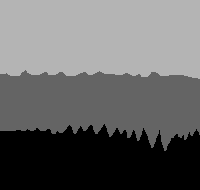
%> input picture Im2mesh_Octave/Transition.tif, 200 x 190 px
$ octave demo07.m   (GNU Octave 9; MATLAB toolbox functions it lacks are replaced by stand-ins)
%> lines starting %> are read from the running program, lines starting %| are printed output that depends on the picture; in (x1, y1, x2, y2) boxes, pixels count from 0 and x2, y2 are one past the last pixel; in counts of white or black regions, pixels touching at a corner belong together; the program's own positions count from 1
%> further down, im is the input picture: size 190x200 uint8; min 0, max 180, mean 101.5
### Im2mesh_Octave/im2mesh.m
function [ vert, tria, tnum, vert2, tria2 ] = im2mesh( im, opt )
% im2mesh: generate triangular mesh based on grayscale segmented image
%
% usage:
%   [ vert, tria, tnum ] = im2mesh( im );   % default opt setting
%   [ vert, tria, tnum ] = im2mesh( im, opt );
%
%   [ vert, tria, tnum, vert2, tria2 ] = im2mesh( im );  % default opt setting
%   [ vert, tria, tnum, vert2, tria2 ] = im2mesh( im, opt );
%
% input
%   im        % grayscale segmented image
%
%   opt - a structure array. It is the options for im2mesh.
%         It stores parameter settings for im2mesh.
%
%   opt.tf_avoid_sharp_corner   % For function getCtrlPnts
%                               % Whether to avoid sharp corner when
%                               % simplifying polygon.
%                               % Value: true or false
%                               % If true, two extra control points
%                               % will be added around one original
%                               % control point to avoid sharp corner
%                               % when simplifying polygon.
%                               % Sharp corner in some cases will make
%                               % poly2mesh not able to converge.
%
%   opt.lambda      % Parameter for funtion smoothBounds (Taubin smoothing)
%   opt.mu          % Parameter for funtion smoothBounds (Taubin smoothing)
%   opt.iters       % Parameter for funtion smoothBounds (Taubin smoothing)
%
%   opt.threshold_num_turning   % For funtion smoothBounds
%                               % Threshold value for the number of turning
%                               % points in a polyline.
%
%   opt.threshold_num_vert_Smo  % For funtion smoothBounds
%                               % Threshold value for the number of
%                               % vertices in a polyline.
%
%   opt.tolerance   % For funtion simplifyBounds
%                   % Tolerance for polygon simplification.
%                   % Check Douglas-Peucker algorithm.
%                   % If u don't need to simplify, try tolerance = eps.
%                   % If the value of tolerance is too large, some
%                   % polygons will become line segment after
%                   % simplification, and these polygons will be
%                   % deleted by function delZeroAreaPoly.
%
%   opt.threshold_num_vert_Sim  % For funtion simplifyBounds
%                               % Threshold value for number of vertices in
%                               % a polyline.
%
%   opt.hmax      % For funtion poly2mesh
%                 % Maximum mesh-size
%
%   opt.mesh_kind   % For funtion poly2mesh
%                   % Meshing algorithm
%                   % Value: 'delaunay' or 'delfront'
%                   % "standard" Delaunay-refinement or
%                   % "Frontal-Delaunay" technique
%
%   opt.grad_limit  % For funtion poly2mesh
%                   % Scalar gradient-limit for mesh
%
%   opt.select_phase  % select phase for meshing
%                   % Parameter type: vector
%                   % If 'select_phase' is [], all the phases will be
%                   % chosen to perform meshing
%                   % 'select_phase' is an index vector for sorted
%                   % grayscales (ascending order) in an image.
%                   % For example, an image with grayscales of 40, 90,
%                   % 200, 240, 255. If u're interested in 40, 200, and
%                   % 240, then set 'select_phase' as [1 3 4]. Those
%                   % phases corresponding to grayscales of 40, 200,
%                   % and 240 will be chosen to perform meshing.
%
% output:
%   vert, tria define linear elements. vert2, tria2 define 2nd order elements.
%
%   vert - Node data. N-by-2 array.
%       vert(i,1:2) = [x_coordinate, y_coordinate] of the i-th node
%
%   tria - Node numbering for each triangle. M-by-3 array.
%       tria(j,1:3) = [node_numbering_of_3_nodes] of the j-th element
%
%   tnum - Label of material phase. P-by-1 array.
%       tnum(j,1) = k; means the j-th element is belong to the k-th phase
%
%   vert2 - Node data (2nd order element). P-by-2 array.
%       Due to new vertices, the length of vert2 is much longer than vert.
%       vert2(i,1:2) = [x_coordinate, y_coordinate] of the i-th node
%
%   tria2 - Node numbering for each triangle (2nd order element). M-by-6 array.
%       tria2(j,1:6) = [node_numbering_of_6_nodes] of the j-th element
%
%
% You can use function plotMeshes( vert, tria, tnum ) to view mesh.
%
% Author:
%   Jiexian Ma, mjx0799@gmail.com, Jan 2025
% Cite As
%   Jiexian Ma (2025). Im2mesh (2D image to triangular meshes) (https://ww
%   w.mathworks.com/matlabcentral/fileexchange/71772-im2mesh-2d-image-to-t
%   riangular-meshes), MATLAB Central File Exchange. Retrieved Jan 23, 202
%   5.
%

    % check the number of inputs
    if nargin == 1
        opt = [];
    elseif nargin == 2
        % normal case
    else
        error("check the number of inputs");
    end

    % verify field names and set values for opt
    opt = setOption( opt );

    % image to polygon boundary
    boundsRaw = im2Bounds( im );
    boundsCtrlP = getCtrlPnts( boundsRaw, opt.tf_avoid_sharp_corner, size(im) );

    % smooth boundary
    boundsSmooth = smoothBounds( boundsCtrlP, opt.lambda, opt.mu, opt.iters, ...
                    opt.threshold_num_turning, opt.threshold_num_vert_Smo );

    % simplify polygon boundary
    boundsSimplified = simplifyBounds( boundsSmooth, opt.tolerance, ...
                                            opt.threshold_num_vert_Sim );
    boundsSimplified = delZeroAreaPoly( boundsSimplified );

    % clear up redundant vertices
    % only control points and turning points will remain
    boundsClear = getCtrlPnts( boundsSimplified, false );
    boundsClear = simplifyBounds( boundsClear, 0 );

    % select phase
    if isempty(opt.select_phase)
        % = do nothing = all phases will be chosen
    elseif ~isvector(opt.select_phase)
        error("select_phase is not a vector")
    elseif length(opt.select_phase) > length(boundsClear)
        error("length of select_phase is larger than the number of phases")
    else
        boundsClear = boundsClear( opt.select_phase );
    end

    % get nodes and edges of polygonal boundary
    [ poly_node, poly_edge ] = getPolyNodeEdge( boundsClear );
    % generate triangular mesh
    [ vert,tria,tnum,vert2,tria2 ] = poly2mesh( poly_node, poly_edge, ...
                                opt.hmax, opt.mesh_kind, opt.grad_limit );

end


function new_opt = setOption( opt )
% setOption: verify field names in opt and set values in new_opt according
% to opt

    % initialize new_opt with default field names & value
    new_opt.tf_avoid_sharp_corner = false;
    new_opt.lambda = 0.5;
    new_opt.mu = -0.5;
    new_opt.iters = 100;
    new_opt.threshold_num_turning = 10;
    new_opt.threshold_num_vert_Smo = 10;
    new_opt.tolerance = 0.3;
    new_opt.threshold_num_vert_Sim = 10;
    new_opt.select_phase = [];
    new_opt.grad_limit = 0.25;
    new_opt.hmax = 500;
    new_opt.mesh_kind = 'delaunay';

    if isempty(opt)
        return
    end

    if ~isstruct(opt)
        error("opt is not a structure array. Not valid input.")
    end

    % get the field names of opt
    nameC = fieldnames(opt);

    % verify field names in opt and set values in new_opt
    % compare the field name of opt with new_opt using for loop
    % if a field name of opt exist in new_opt, assign the that field value
    % in opt to new_opt
    % if a field name of opt not exist in new_opt, show error

    for i = 1: length(nameC)
        if isfield( new_opt, nameC{i} )
            value = getfield( opt, nameC{i} );
            new_opt = setfield( new_opt, nameC{i}, value );
        else
            error("Field name %s in opt is not correct.", nameC{i});
        end
    end

end

### Im2mesh_Octave/im2Bounds.m
function bounds = im2Bounds( im )
% extract exact polygonal boundaries from grayscale segmented image using
% getExactBounds.m
%
% input:
%   im - grayscale segmented image, type: uint8 matrix
%
% output:
%   bounds - cell array. bounds{i}{j} is one of the polygonal boundaries,
%          corresponding to region with certain grayscale level in image.
%          Polygons in bounds{i} have the same grayscale level.
%          bounds{i}{j}(:,1) is x coordinate (column direction).
%          bounds{i}{j}(:,2) is y coordinate (row direction). You can use
%          plot( bounds{i}{j}(:,1), bounds{i}{j}(:,2) ) to view the
%          polygon. Use plotBounds( bounds ) to view all polygons, check
%          plotBounds.m.
%   bounds{i} is boundary polygons for one phase
%
% Author:
%   Jiexian Ma, mjx0799@gmail.com, Jan 2025
% Cite As
%   Jiexian Ma (2025). Im2mesh (2D image to triangular meshes) (https://ww
%   w.mathworks.com/matlabcentral/fileexchange/71772-im2mesh-2d-image-to-t
%   riangular-meshes), MATLAB Central File Exchange. Retrieved Jan 23, 202
%   5.
%

    im = flip(im,1);	% in fem software using right-hand coordinate,
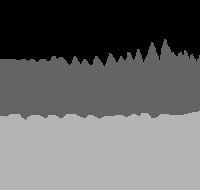
%> im: size 190x200 uint8; min 0, max 180, mean 101.5; mean of the top-left, top-right, bottom-left and bottom-right quarters 37.3, 43.1, 162.4, 163.3
                        % to coincide with that, must flip in row direction
                        % so the origin of coordinates is at bottom-left

    intensity = unique( im );    % vector
%> intensity = [0; 100; 180]
    num_phase = size( intensity, 1 );
%> num_phase = 3
    bounds = cell( num_phase, 1 );
%> bounds = {[], [], []}

    for i = 1: num_phase
        bw = im == intensity(i);
        % Obtain the exact polygonal boundaries of objects and holes in
        % binary image. Both objects and holes are 4-connected.
        bounds{i} = getExactBounds( bw );
    end
%> this loop made 3 passes
%> objs in getExactBounds on passes 1 to 3: {BoundingBox [0.5 0.5 200 66]}, {BoundingBox [0.5 39.5 200 81]}, {BoundingBox [0.5 111.5 200 79]}
%> pass 1, in im2Bounds, `bw = im == intensity(i);`:
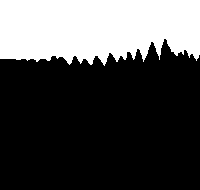
%> bw: size 190x200 logical; 29.9% white; 1 white region, box (x1, y1, x2, y2) and area: (0, 0, 200, 66) 11367
%> pass 2, in im2Bounds, `bw = im == intensity(i);`:
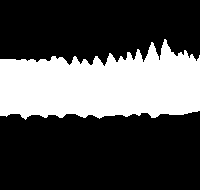
%> bw: size 190x200 logical; 30.8% white; 1 white region, box (x1, y1, x2, y2) and area: (0, 39, 200, 120) 11709
%> after the loop, bounds = 3 items
    % size of bounds {i}{j} = (1+number_of_vertices)-by-2

    % post-process
    bounds = bounds2CCW( bounds );       % counterclockwise ordering
%> the loop in bounds2CCW, `for i = 1: length(bounds)` made 1 pass
    bounds = head2BottomLeft( bounds );
end

function bounds = bounds2CCW( bounds )
% Convert polygon contour to counterclockwise vertex ordering
%
    for i = 1: length(bounds)
        for j = 1: length(bounds{i})
%> the run ends on the next line
            [ bounds{i}{j}(:,1), bounds{i}{j}(:,2) ] = poly2ccw( ...
                                    bounds{i}{j}(:,1), bounds{i}{j}(:,2) );

        end
    end
end

% [20 lines left out: function head2BottomLeft, not called in this run]

### Im2mesh_Octave/getExactBounds.m
function Bs = getExactBounds( bw )
% getExactBounds: get the exact boundaries (polygonal) of binary image
% sub-function: outerboundary.m and holeboundary.m
%
% For GNU Octave
%
% input bw - binary image
% ouput Bs - stores column (x) and row (y) coordinates of exact polygonal
%           boundaries. Bs is a p-by-1 cell array, where p is the number of
%           (4 connected) objects and (4 connected) holes. Each cell in the
%           cell array contains a q-by-2 matrix. Each row in the matrix
%           contains the column and row coordinates of a boundary corner. q
%           is the number of boundary corner for the corresponding region.
%           Size of Bs{i} is (1+number_of_vertices)-by-2.
%
% Comment:
% There're huge different between function bwboundaries and getExactBounds.
% The output of bwboundaries and getExactBounds may have different length.
%
% 1. bwboundaries(BW,conn,options)
% Return row (y) and column (x) coordinates of boundary pixel locations.
% Only inner boundaries are obatined.
% Parameter conn is very important for function bwboundaries. According to
% bwboundaries.m in Matlab,
% if conn = 4, objects are 4 connected and holes are 8 connected;
% if conn = 8, objects are 8 connected and holes are 4 connected.
% This is to avoid topological errors.
%
% 2. getExactBounds( bw )
% Return column (x) and row (y) coordinates of the corner of boundary
% pixels.
% However, function getExactBounds don't have connectivity parameter. Both
% objects and holes are 4 connected, since outputs are exact boundary.
%
% Example:
%     bw = imread('bw.tif');
%     Bs = getExactBounds( bw );
%
%     hold on
%     imshow(bw,'InitialMagnification','fit');
%     for k = 1:length(Bs)
%        plot( Bs{k}(:,1), Bs{k}(:,2), 'r', 'marker','o', 'MarkerSize',4,'LineWidth',1.5 );
%     end
%     hold off
%
% Im2mesh is copyright (C) 2019-2025 by Jiexian Ma and is distributed under
% the terms of the GNU General Public License (version 3).
%
% Project website: https://github.com/mjx888/im2mesh
%

    % initialize
    Bs = cell(0);
    % label objects using 4-connected neighborhood
    [ Label, num_object ] = bwlabel( bw, 4 );
    objs = regionprops( Label, 'Image', 'BoundingBox' );

    % get boundary of each 4-connected object, and update Bs
    for i = 1: num_object
        % one object at a time
        % B_temp is a cell & inner boundary
        B_temp = bwboundariesMy( (objs(i).Image)' );

        % convert back to global coordinate
        for j = 1: length(B_temp)
            B_temp{j}(:,1) = B_temp{j}(:,1) + objs(i).BoundingBox(1) -0.5;
            B_temp{j}(:,2) = B_temp{j}(:,2) + objs(i).BoundingBox(2) -0.5;
        end

        % convert B_temp (inner boundary) to B (exact boundary)
        if length(B_temp) == 1       % no holes
            B = outerboundary( B_temp(1) );
        elseif length(B_temp) > 1    % exist holes
            B = [ outerboundary( B_temp(1) );
                holeboundary( B_temp(2:end) ) ];
        else
            error("boundary error")
        end

        % update Bs
        Bs = [ Bs; B ];
    end

end

% [357 lines left out: functions bwboundariesMy, outerboundary, holeboundary, getCorner, not called in this run]

### Im2mesh_Octave/demo07.m
%% *demo07 of Im2mesh package*
% demo07 - Demonstrate parameter grad_limit for mesh generation
%%
%
%% ------------------------------------------------------------------------
%% Note
% I suggest familiarizing yourself with Im2mesh_GUI before learning Im2mesh.
% With graphical user interface, Im2mesh_GUI will help you better understand the
% workflow and parameters of Im2mesh.
%
% Im2mesh_GUI: <https://www.mathworks.com/matlabcentral/fileexchange/179684-im2mesh_gui-2d-image-to-finite-element-meshes
% https://www.mathworks.com/matlabcentral/fileexchange/179684-im2mesh_gui-2d-image-to-finite-element-meshes>
%

%% ------------------------------------------------------------------------
%% Setup
% Before we start, please set folder "Im2mesh_Octave" as your current folder
% of MATLAB.
clear all

% load packages of Octave
pkg load image
pkg load matgeom
pkg load geometry

% Function im2mesh use a mesh generator called MESH2D. We can use the following
% command to add the folder 'mesh2d-master' to the path of MATLAB.

addpath(genpath('mesh2d-master'))

%% ------------------------------------------------------------------------
%% Transition
% Let's start demo. Import image Transition.tif.

im = imread("Transition.tif");
if size(im,3) == 3;  im = rgb2gray( im ); end
imshow( im );

%%
% Generate mesh.

opt = [];       % reset opt
opt.threshold_num_turning = 0;
opt.threshold_num_vert_Smo = 0;
opt.threshold_num_vert_Sim = 0;
opt.grad_limit = 0.5;

[ vert, tria, tnum ] = im2mesh( im, opt );
